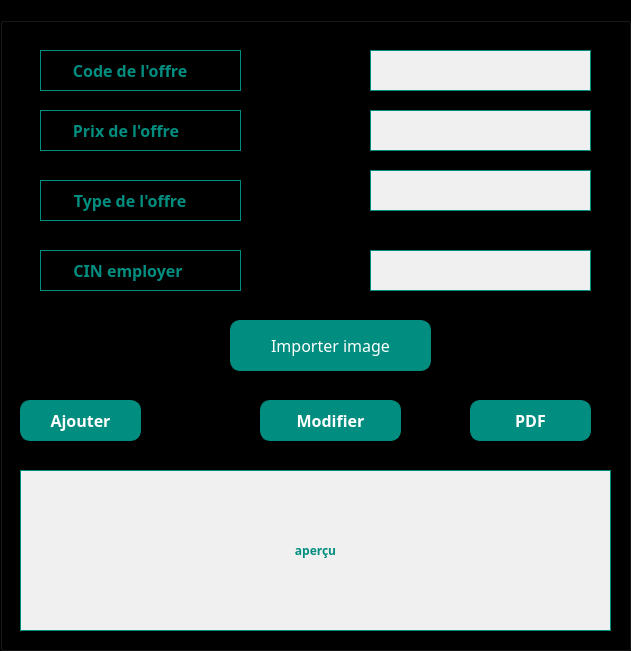
            <widget class="QGroupBox" name="groupBox">
             <property name="geometry">
              <rect>
               <x>30</x>
               <y>30</y>
               <width>631</width>
               <height>651</height>
              </rect>
             </property>
             <property name="palette">
              <palette>
               <active>
                <colorrole role="WindowText">
                 <brush brushstyle="SolidPattern">
                  <color alpha="255">
                   <red>0</red>
                   <green>0</green>
                   <blue>0</blue>
                  </color>
                 </brush>
                </colorrole>
                <colorrole role="Button">
                 <brush brushstyle="SolidPattern">
                  <color alpha="255">
                   <red>0</red>
                   <green>0</green>
                   <blue>0</blue>
                  </color>
                 </brush>
                </colorrole>
                <colorrole role="Text">
                 <brush brushstyle="SolidPattern">
                  <color alpha="255">
                   <red>0</red>
                   <green>0</green>
                   <blue>0</blue>
                  </color>
                 </brush>
                </colorrole>
                <colorrole role="ButtonText">
                 <brush brushstyle="SolidPattern">
                  <color alpha="255">
                   <red>0</red>
                   <green>0</green>
                   <blue>0</blue>
                  </color>
                 </brush>
                </colorrole>
                <colorrole role="Base">
                 <brush brushstyle="SolidPattern">
                  <color alpha="255">
                   <red>0</red>
                   <green>0</green>
                   <blue>0</blue>
                  </color>
                 </brush>
                </colorrole>
                <colorrole role="Window">
                 <brush brushstyle="SolidPattern">
                  <color alpha="255">
                   <red>0</red>
                   <green>0</green>
                   <blue>0</blue>
                  </color>
                 </brush>
                </colorrole>
                <colorrole role="PlaceholderText">
                 <brush brushstyle="NoBrush">
                  <color alpha="128">
                   <red>0</red>
                   <green>0</green>
                   <blue>0</blue>
                  </color>
                 </brush>
                </colorrole>
               </active>
               <inactive>
                <colorrole role="WindowText">
                 <brush brushstyle="SolidPattern">
                  <color alpha="255">
                   <red>0</red>
                   <green>0</green>
                   <blue>0</blue>
                  </color>
                 </brush>
                </colorrole>
                <colorrole role="Button">
                 <brush brushstyle="SolidPattern">
                  <color alpha="255">
                   <red>0</red>
                   <green>0</green>
                   <blue>0</blue>
                  </color>
                 </brush>
                </colorrole>
                <colorrole role="Text">
                 <brush brushstyle="SolidPattern">
                  <color alpha="255">
                   <red>0</red>
                   <green>0</green>
                   <blue>0</blue>
                  </color>
                 </brush>
                </colorrole>
                <colorrole role="ButtonText">
                 <brush brushstyle="SolidPattern">
                  <color alpha="255">
                   <red>0</red>
                   <green>0</green>
                   <blue>0</blue>
                  </color>
                 </brush>
                </colorrole>
                <colorrole role="Base">
                 <brush brushstyle="SolidPattern">
                  <color alpha="255">
                   <red>0</red>
                   <green>0</green>
                   <blue>0</blue>
                  </color>
                 </brush>
                </colorrole>
                <colorrole role="Window">
                 <brush brushstyle="SolidPattern">
                  <color alpha="255">
                   <red>0</red>
                   <green>0</green>
                   <blue>0</blue>
                  </color>
                 </brush>
                </colorrole>
                <colorrole role="PlaceholderText">
                 <brush brushstyle="NoBrush">
                  <color alpha="128">
                   <red>0</red>
                   <green>0</green>
                   <blue>0</blue>
                  </color>
                 </brush>
                </colorrole>
               </inactive>
               <disabled>
                <colorrole role="WindowText">
                 <brush brushstyle="SolidPattern">
                  <color alpha="255">
                   <red>0</red>
                   <green>0</green>
                   <blue>0</blue>
                  </color>
                 </brush>
                </colorrole>
                <colorrole role="Button">
                 <brush brushstyle="SolidPattern">
                  <color alpha="255">
                   <red>0</red>
                   <green>0</green>
                   <blue>0</blue>
                  </color>
                 </brush>
                </colorrole>
                <colorrole role="Text">
                 <brush brushstyle="SolidPattern">
                  <color alpha="255">
                   <red>0</red>
                   <green>0</green>
                   <blue>0</blue>
                  </color>
                 </brush>
                </colorrole>
                <colorrole role="ButtonText">
                 <brush brushstyle="SolidPattern">
                  <color alpha="255">
                   <red>0</red>
                   <green>0</green>
                   <blue>0</blue>
                  </color>
                 </brush>
                </colorrole>
                <colorrole role="Base">
                 <brush brushstyle="SolidPattern">
                  <color alpha="255">
                   <red>0</red>
                   <green>0</green>
                   <blue>0</blue>
                  </color>
                 </brush>
                </colorrole>
                <colorrole role="Window">
                 <brush brushstyle="SolidPattern">
                  <color alpha="255">
                   <red>0</red>
                   <green>0</green>
                   <blue>0</blue>
                  </color>
                 </brush>
                </colorrole>
                <colorrole role="PlaceholderText">
                 <brush brushstyle="NoBrush">
                  <color alpha="128">
                   <red>0</red>
                   <green>0</green>
                   <blue>0</blue>
                  </color>
                 </brush>
                </colorrole>
               </disabled>
              </palette>
             </property>
             <property name="font">
              <font>
               <family>Poppins</family>
               <weight>75</weight>
               <bold>true</bold>
              </font>
             </property>
             <property name="styleSheet">
              <string notr="true"/>
             </property>
             <property name="title">
              <string>Ajouter Offre</string>
             </property>
             <widget class="QLabel" name="label_prix">
              <property name="geometry">
               <rect>
                <x>40</x>
                <y>110</y>
                <width>201</width>
                <height>41</height>
               </rect>
              </property>
              <property name="font">
               <font>
                <family>Poppins</family>
                <pointsize>12</pointsize>
                <weight>75</weight>
                <bold>true</bold>
               </font>
              </property>
              <property name="styleSheet">
               <string notr="true">color: rgb(1, 141, 127);border: 1px solid rgb(1, 141, 127); </string>
              </property>
              <property name="text">
               <string>Prix de l'offre       </string>
              </property>
              <property name="alignment">
               <set>Qt::AlignCenter</set>
              </property>
             </widget>
             <widget class="QLabel" name="label_type">
              <property name="geometry">
               <rect>
                <x>40</x>
                <y>180</y>
                <width>201</width>
                <height>41</height>
               </rect>
              </property>
              <property name="font">
               <font>
                <family>Poppins</family>
                <pointsize>12</pointsize>
                <weight>75</weight>
                <bold>true</bold>
               </font>
              </property>
              <property name="styleSheet">
               <string notr="true">color: rgb(1, 141, 127);border: 1px solid rgb(1, 141, 127); </string>
              </property>
              <property name="text">
               <string>Type de l'offre     </string>
              </property>
              <property name="alignment">
               <set>Qt::AlignCenter</set>
              </property>
             </widget>
             <widget class="QLineEdit" name="le_code">
              <property name="geometry">
               <rect>
                <x>370</x>
                <y>50</y>
                <width>221</width>
                <height>41</height>
               </rect>
              </property>
              <property name="styleSheet">
               <string notr="true">color: rgb(1, 141, 127);
background-color: #F0F0F0; border: 1px solid rgb(1, 141, 127); padding: 2px; </string>
              </property>
             </widget>
             <widget class="QLineEdit" name="le_prix">
              <property name="geometry">
               <rect>
                <x>370</x>
                <y>110</y>
                <width>221</width>
                <height>41</height>
               </rect>
              </property>
              <property name="styleSheet">
               <string notr="true">color: rgb(1, 141, 127);
background-color: #F0F0F0; border: 1px solid rgb(1, 141, 127); padding: 2px; </string>
              </property>
             </widget>
             <widget class="QLineEdit" name="le_type">
              <property name="geometry">
               <rect>
                <x>370</x>
                <y>170</y>
                <width>221</width>
                <height>41</height>
               </rect>
              </property>
              <property name="styleSheet">
               <string notr="true">color: rgb(1, 141, 127);
background-color: #F0F0F0; border: 1px solid rgb(1, 141, 127); padding: 2px; </string>
              </property>
             </widget>
             <widget class="QPushButton" name="pb_ajouter">
              <property name="geometry">
               <rect>
                <x>20</x>
                <y>400</y>
                <width>121</width>
                <height>41</height>
               </rect>
              </property>
              <property name="font">
               <font>
                <family>Poppins</family>
                <pointsize>12</pointsize>
               </font>
              </property>
              <property name="cursor">
               <cursorShape>PointingHandCursor</cursorShape>
              </property>
              <property name="styleSheet">
               <string notr="true">border: 1px solid rgb(1, 141, 127);
border-radius:10px;
background-color:rgb(1, 141, 127);
color:#fff;
text-align: center;</string>
              </property>
              <property name="text">
               <string>Ajouter</string>
              </property>
             </widget>
             <widget class="QLabel" name="label_code">
              <property name="geometry">
               <rect>
                <x>40</x>
                <y>50</y>
                <width>201</width>
                <height>41</height>
               </rect>
              </property>
              <property name="font">
               <font>
                <family>Poppins</family>
                <pointsize>12</pointsize>
                <weight>75</weight>
                <bold>true</bold>
               </font>
              </property>
              <property name="styleSheet">
               <string notr="true">color: rgb(1, 141, 127);border: 1px solid rgb(1, 141, 127); </string>
              </property>
              <property name="text">
               <string>Code de l'offre     </string>
              </property>
              <property name="alignment">
               <set>Qt::AlignCenter</set>
              </property>
             </widget>
             <widget class="QPushButton" name="pb_modifier">
              <property name="geometry">
               <rect>
                <x>260</x>
                <y>400</y>
                <width>141</width>
                <height>41</height>
               </rect>
              </property>
              <property name="font">
               <font>
                <family>Poppins</family>
                <pointsize>12</pointsize>
               </font>
              </property>
              <property name="cursor">
               <cursorShape>PointingHandCursor</cursorShape>
              </property>
              <property name="styleSheet">
               <string notr="true">border: 1px solid rgb(1, 141, 127);
border-radius:10px;
background-color:rgb(1, 141, 127);
color:#fff;
text-align: center;</string>
              </property>
              <property name="text">
               <string>Modifier</string>
              </property>
             </widget>
             <widget class="QLabel" name="label_35">
              <property name="geometry">
               <rect>
                <x>40</x>
                <y>250</y>
                <width>201</width>
                <height>41</height>
               </rect>
              </property>
              <property name="font">
               <font>
                <family>Poppins</family>
                <pointsize>12</pointsize>
                <weight>75</weight>
                <bold>true</bold>
               </font>
              </property>
              <property name="styleSheet">
               <string notr="true">color: rgb(1, 141, 127);border: 1px solid rgb(1, 141, 127); </string>
              </property>
              <property name="text">
               <string>CIN employer      </string>
              </property>
              <property name="alignment">
               <set>Qt::AlignCenter</set>
              </property>
             </widget>
             <widget class="QLineEdit" name="le_cin">
              <property name="geometry">
               <rect>
                <x>370</x>
                <y>250</y>
                <width>221</width>
                <height>41</height>
               </rect>
              </property>
              <property name="styleSheet">
               <string notr="true">color: rgb(1, 141, 127);
background-color: #F0F0F0; border: 1px solid rgb(1, 141, 127); padding: 2px; </string>
              </property>
             </widget>
             <widget class="QPushButton" name="pb_image">
              <property name="geometry">
               <rect>
                <x>230</x>
                <y>320</y>
                <width>201</width>
                <height>51</height>
               </rect>
              </property>
              <property name="font">
               <font>
                <family>Poppins</family>
                <pointsize>12</pointsize>
                <weight>50</weight>
                <bold>false</bold>
               </font>
              </property>
              <property name="cursor">
               <cursorShape>PointingHandCursor</cursorShape>
              </property>
              <property name="styleSheet">
               <string notr="true">border: 1px solid rgb(1, 141, 127);
border-radius:10px;
background-color:rgb(1, 141, 127);
color:#fff;
text-align: center;</string>
              </property>
              <property name="text">
               <string>Importer image</string>
              </property>
             </widget>
             <widget class="QLabel" name="label_image">
              <property name="geometry">
               <rect>
                <x>20</x>
                <y>470</y>
                <width>591</width>
                <height>161</height>
               </rect>
              </property>
              <property name="text">
               <string/>
              </property>
             </widget>
             <widget class="QLabel" name="tb_image">
              <property name="geometry">
               <rect>
                <x>20</x>
                <y>470</y>
                <width>591</width>
                <height>161</height>
               </rect>
              </property>
              <property name="styleSheet">
               <string notr="true">color: rgb(1, 141, 127);
background-color: #F0F0F0; border: 1px solid rgb(1, 141, 127); padding: 2px; </string>
              </property>
              <property name="text">
               <string>aperçu</string>
              </property>
              <property name="scaledContents">
               <bool>true</bool>
              </property>
              <property name="alignment">
               <set>Qt::AlignCenter</set>
              </property>
             </widget>
             <widget class="QPushButton" name="on_pushButton_pdf">
              <property name="geometry">
               <rect>
                <x>470</x>
                <y>400</y>
                <width>121</width>
                <height>41</height>
               </rect>
              </property>
              <property name="font">
               <font>
                <family>Poppins</family>
                <pointsize>12</pointsize>
               </font>
              </property>
              <property name="cursor">
               <cursorShape>PointingHandCursor</cursorShape>
              </property>
              <property name="styleSheet">
               <string notr="true">border: 1px solid rgb(1, 141, 127);
border-radius:10px;
background-color:rgb(1, 141, 127);
color:#fff;
text-align: center;</string>
              </property>
              <property name="text">
               <string>PDF</string>
              </property>
             </widget>
            </widget>
